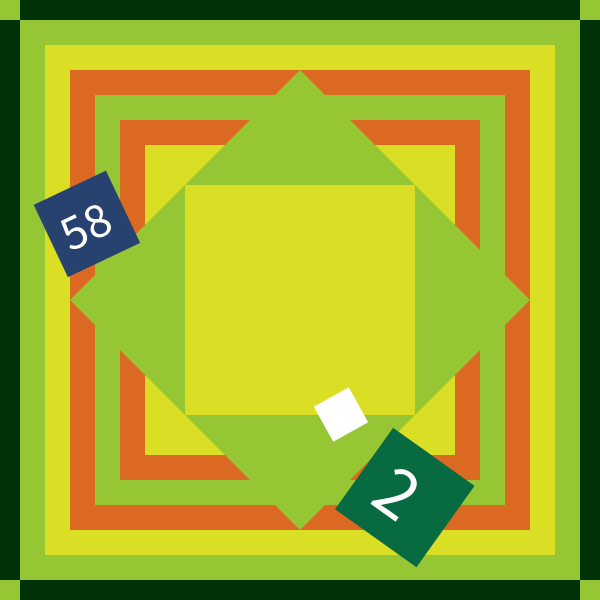
Frame 1 (no input)
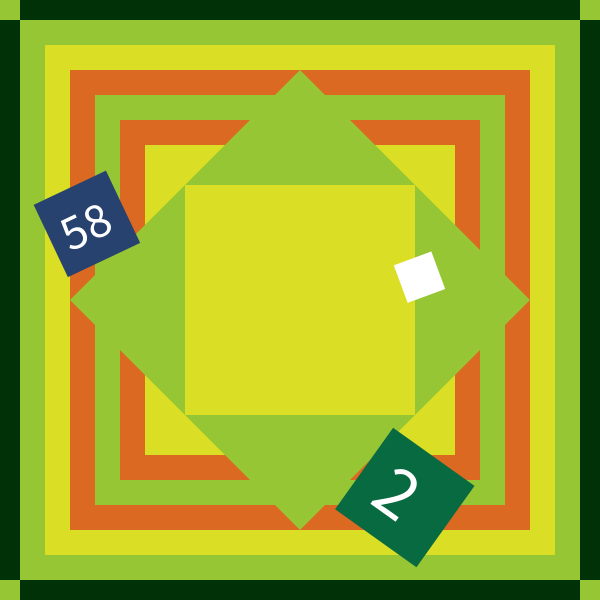
Frame 60 (the mouse pressed at the canvas centre just before this capture)
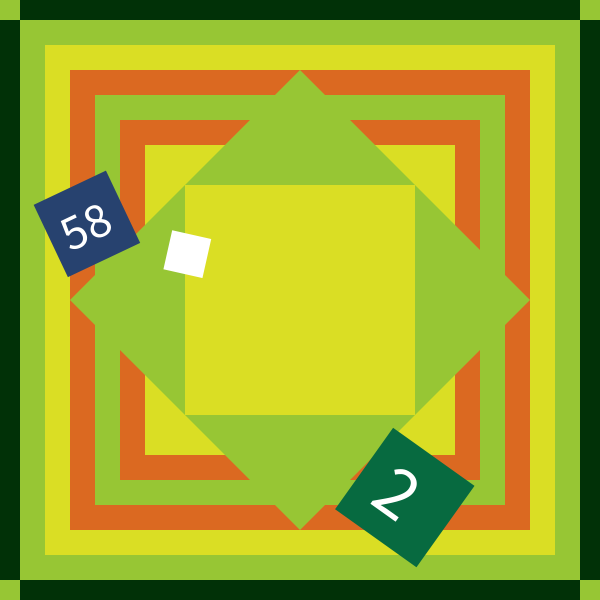
Frame 120 (the mouse held since frame 60 and released just before this capture)

The Processing sketch that drew these frames (run headless with seeded random() and noise(); from frame 60 on, the mouse is pressed at the canvas centre):

// Processing sketch: processing_144328
// ── processing_144328.pde

// Konkuk University
// Department of Dynamic Media
// SOS iDesign
// Name: AN Junyeong
// ID: 201420088

float x, y;

void setup() {
  size(600, 600);
  smooth();
  x = width/2;
  y = height/2;
}

void draw() {
  background(0);
  someThing();
}

void someThing() {
  noStroke();

  fill(#013107);
  rect(0, 0, 600, 600);

  fill(#97C634);
  rect(20, 20, 560, 560);
  rect(0, 0, 20, 20);
  rect(0, 580, 20, 20);
  rect(580, 0, 20, 20);
  rect(580, 580, 20, 20);
  fill(#DADE24);
  rect(45, 45, 510, 510);
  fill(#DB6921);
  rect(70, 70, 460, 460);
  fill(#97C634);
  rect(95,95,410,410);
  fill(#DB6921);
  rect(120,120,360,360);
  fill(#DADE24);
  rect(145,145,310,310);
  fill(#97C634);
  quad(300, 70, 530, 300, 300, 530, 70, 300);
  fill(#DADE24);
  rect(185,185,230,230);
  
  float s = second()*10;
  pushMatrix();
  translate(x, y);
  rotate(s);
  noStroke();
  fill(255);
  rect(100, 0, 40, 40);
//  textSize(20);
//  fill(0);
//  text(second(), 109, 28);
  popMatrix();

  float h = hour()*60;
  pushMatrix();
  translate(x, y);
  rotate(h);
  noStroke();
  fill(#076A40);
  rect(150,50, 100, 100);
  textSize(75);
  fill(255);
  text(hour(),173,125);
  popMatrix();
  
  float m = minute()*30;
  pushMatrix();
  translate(x, y);
  rotate(m);
  noStroke();
  fill(#27426F);
  rect(-200, -200, 80, 80);
  textSize(50);
  fill(255);
  text(minute(), -188, -143);
  popMatrix();
}
